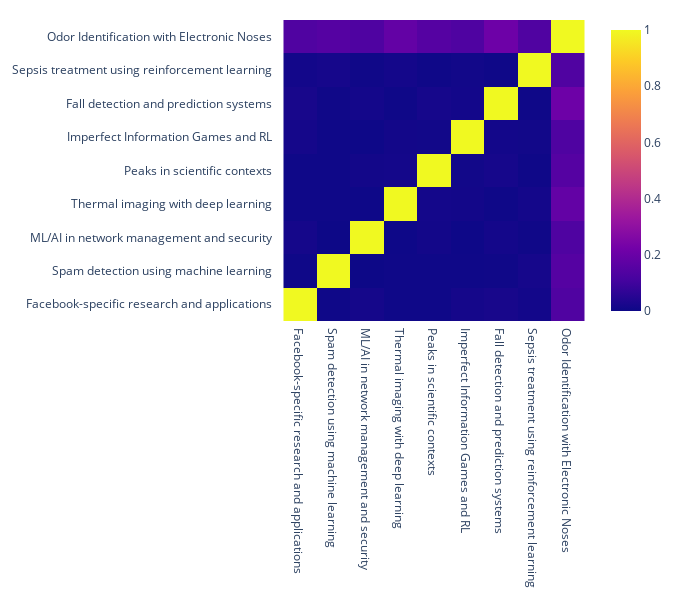

The notebook cell saved with this chart:
### Code cell
make_single_heatmap(families_64['Odor Identification with Electronic Noses'], model_64_c)

### Figure 1 — Plotly figure (JSON) as saved in the notebook; plotly's stock layout.template omitted (floating-point values rounded to 4 significant figures)
{"data": [{"hoverongaps": false, "hovertemplate": "Name: %{x} <br> %{y} <br> %{z}", "type": "heatmap", "x": ["Facebook-specific research and applications", "Spam detection using machine learning", "ML/AI in network management and security", "Thermal imaging with deep learning", "Peaks in scientific contexts", "Imperfect Information Games and RL", "Fall detection and prediction systems", "Sepsis treatment using reinforcement learning", "Odor Identification with Electronic Noses"], "y": ["Facebook-specific research and applications", "Spam detection using machine learning", "ML/AI in network management and security", "Thermal imaging with deep learning", "Peaks in scientific contexts", "Imperfect Information Games and RL", "Fall detection and prediction systems", "Sepsis treatment using reinforcement learning", "Odor Identification with Electronic Noses"], "z": [[1, 0.002959, 0.01479, 0.002959, 0.002959, 0.01479, 0.02071, 0.01183, 0.1361], [0.002959, 1, 0, 0.002959, 0.002959, 0.002959, 0.005917, 0.01775, 0.1479], [0.01479, 0, 1, 0.002793, 0.01117, 0.002793, 0.01397, 0.005587, 0.1341], [0.002959, 0.002959, 0.002793, 1, 0.01348, 0.01124, 0.004494, 0.01348, 0.1843], [0.002959, 0.002959, 0.01117, 0.01348, 1, 0.01059, 0.01695, 0.004237, 0.1483], [0.01479, 0.002959, 0.002793, 0.01124, 0.01059, 1, 0.01263, 0.01053, 0.1347], [0.02071, 0.005917, 0.01397, 0.004494, 0.01695, 0.01263, 1, 0.00312, 0.2106], [0.01183, 0.01775, 0.005587, 0.01348, 0.004237, 0.01053, 0.00312, 1, 0.1375], [0.1361, 0.1479, 0.1341, 0.1843, 0.1483, 0.1347, 0.2106, 0.1375, 1]]}], "layout": {"height": 600, "margin": {"b": 20, "l": 20, "r": 20, "t": 20}, "plot_bgcolor": "rgba(0,0,0,0)", "width": 680, "yaxis": {"scaleanchor": "x"}}}
